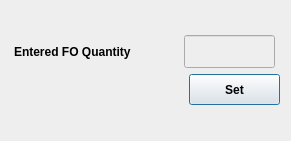
<?xml version="1.0" encoding="UTF-8"?>
<ui version="4.0">
 <class>Dialog</class>
 <widget class="QDialog" name="Dialog">
  <property name="windowModality">
   <enum>Qt::ApplicationModal</enum>
  </property>
  <property name="geometry">
   <rect>
    <x>0</x>
    <y>0</y>
    <width>291</width>
    <height>141</height>
   </rect>
  </property>
  <property name="maximumSize">
   <size>
    <width>315</width>
    <height>249</height>
   </size>
  </property>
  <property name="windowTitle">
   <string>Message</string>
  </property>
  <property name="styleSheet">
   <string notr="true">background-color: rgb(238, 238, 238);</string>
  </property>
  <layout class="QGridLayout" name="gridLayout">
   <item row="0" column="0">
    <layout class="QVBoxLayout" name="verticalLayout">
     <item>
      <layout class="QHBoxLayout" name="horizontalLayout">
       <item>
        <widget class="QLabel" name="label">
         <property name="minimumSize">
          <size>
           <width>161</width>
           <height>31</height>
          </size>
         </property>
         <property name="maximumSize">
          <size>
           <width>161</width>
           <height>31</height>
          </size>
         </property>
         <property name="font">
          <font>
           <weight>75</weight>
           <bold>true</bold>
          </font>
         </property>
         <property name="text">
          <string>Entered FO Quantity</string>
         </property>
        </widget>
       </item>
       <item>
        <widget class="QLineEdit" name="lineEdit">
         <property name="minimumSize">
          <size>
           <width>91</width>
           <height>33</height>
          </size>
         </property>
         <property name="maximumSize">
          <size>
           <width>91</width>
           <height>33</height>
          </size>
         </property>
         <property name="font">
          <font>
           <pointsize>11</pointsize>
           <weight>75</weight>
           <bold>true</bold>
          </font>
         </property>
         <property name="maxLength">
          <number>99999</number>
         </property>
        </widget>
       </item>
      </layout>
     </item>
     <item>
      <layout class="QHBoxLayout" name="horizontalLayout_2">
       <item>
        <spacer name="horizontalSpacer">
         <property name="orientation">
          <enum>Qt::Horizontal</enum>
         </property>
         <property name="sizeHint" stdset="0">
          <size>
           <width>40</width>
           <height>20</height>
          </size>
         </property>
        </spacer>
       </item>
       <item>
        <widget class="QPushButton" name="pushButton">
         <property name="minimumSize">
          <size>
           <width>91</width>
           <height>31</height>
          </size>
         </property>
         <property name="maximumSize">
          <size>
           <width>91</width>
           <height>31</height>
          </size>
         </property>
         <property name="font">
          <font>
           <weight>75</weight>
           <bold>true</bold>
          </font>
         </property>
         <property name="styleSheet">
          <string notr="true">border-image:url(/home/pi/Desktop/AWHT/UI_files/final_assets/Secondary_btn/big_normal.png)</string>
         </property>
         <property name="text">
          <string>Set</string>
         </property>
        </widget>
       </item>
      </layout>
     </item>
    </layout>
   </item>
  </layout>
 </widget>
 <resources/>
 <connections/>
</ui>
